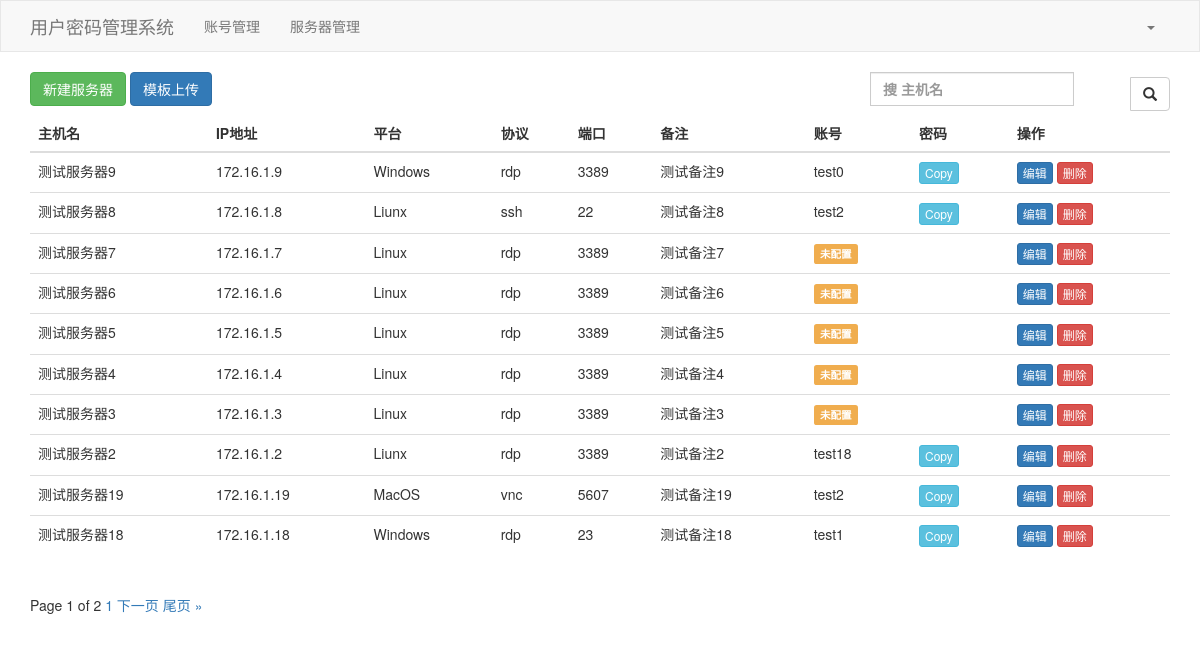
/account/server/ (signed in), run on an earlier commit of the app's database.
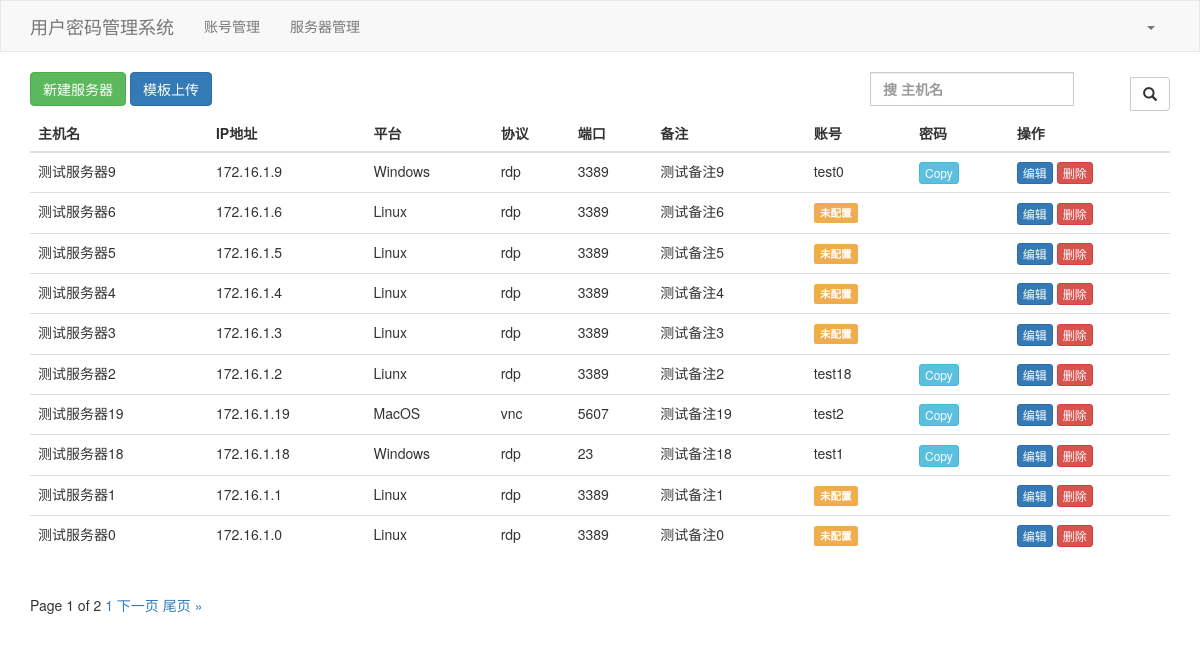
And on a later commit of the database.
### accountStorage/models.py (models this page shows)
class ServerInfo(models.Model):
    hostname = models.CharField(verbose_name="主机名", max_length=32, primary_key=True)
    ipaddress = models.GenericIPAddressField(verbose_name="IP地址")
    platform_choices = (
        ("Liunx", "Liunx"),
        ("Windows", "Windows"),
        ("MacOS", "MacOS"),
        ("Unix", "Unix"),
        ("Other", "Other"),
    )
    platform = models.CharField(verbose_name="平台", max_length=32, choices=platform_choices, default="Linux")
    protocol_choices = (
        ("ssh", "ssh"),
        ("rdp", "rdp"),
        ("telnet", "telnet"),
        ("vnc", "vnc"),
    )
    protocols = models.CharField(verbose_name="协议", max_length=32, choices=protocol_choices, default="ssh")
    port = models.PositiveIntegerField(verbose_name="端口")
    credentials = models.ForeignKey(verbose_name="账户凭证", to=AccountPassword, on_delete=models.SET_NULL, blank=True,
                                    null=True)
    note = models.CharField(verbose_name="备注", max_length=128, blank=True, null=True)

class AccountPassword(models.Model):
    name = models.CharField(verbose_name="名称", max_length=32, primary_key=False)
    username = models.CharField(verbose_name="用户名", max_length=32)
    password = models.CharField(verbose_name="密码", max_length=128)
    note = models.CharField(verbose_name="备注", max_length=128, blank=True, null=True)
    def __str__ (self):
        return self.username

### accountStorage/views/server.py (the view)
# urls.py: path('server/', server.server_list, name='server_list'),
@login_check
def server_list(request):
    data = {}
    search_data = request.GET.get('search', "")
    if search_data:
        data["hostname__contains"] = search_data
    form = ServerModelForm()
    data_list = ServerInfo.objects.filter(**data).order_by("-hostname")
    paginator = Paginator(data_list, 10)
    page_number = request.GET.get('page')
    page_obj = paginator.get_page(page_number)
    keys = ServerInfo._meta.fields
    keys_list = [keys[i].verbose_name for i in range(len(keys))]
    context = {
        "title": "服务器列表",
        "search_data": search_data,
        "key_list": keys_list,
        "data_list": data_list,
        "page_obj": page_obj,
        "form": form,
        "excel_url": "/media/excel/server.xlsx",
    }
    return render(request, 'accountStorage/server.html', context)

### accountStorage/untils/forms.py
class ServerModelForm(BootstrapModelForm):
    class Meta:
        model = ServerInfo
        fields = "__all__"

### accountStorage/untils/auth.py (called while the page is built)
def login_check(func):
    @wraps(func)
    def wrapper(request):
        if not request.session.get('info', None):
            return redirect("accountStorage:login")
        else:
            return func(request)
    return wrapper

### accountStorage/templates/accountStorage/server.html (shortened to what this page needs)
{% extends 'accountStorage/layout.html' %}
{% block content %}
    <button type="button" class="btn btn-success" onclick="AddEvent()">新建服务器</button>
    <button type="button" class="btn btn-primary" data-toggle="modal" onclick="UploadEvent()">模板上传</button>
    <div style="float: right;width: 300px">
        <form method="get">
            <div class="input-group">
                <label>
                    <input type="text" class="form-control" placeholder="搜 主机名" name="search"
                           value="{{ search_data }}"/>
                </label>
                <span class="input-group-btn">
                <button class="btn btn-default" type="submit">
                    <span class="glyphicon glyphicon-search" aria-hidden="true"></span>
                </button>
                </span>
            </div>
        </form>
    </div>
    <div class="bs-example" data-example-id="hoverable-table">
        <table class="table table-hover">
            <thead>
            <tr>
                {% for key in key_list %}
                    {% if key != '账户凭证' %}
                        <th>{{ key }}</th>
                    {% endif %}
                {% endfor %}
                <th>账号</th>
                <th>密码</th>
                <th>操作</th>
            </tr>
            </thead>
            <tbody>
            {% for data in page_obj %}
                <tr>
                    <td>{{ data.hostname }}</td>
                    <td>{{ data.ipaddress }}</td>
                    <td>{{ data.get_platform_display }}</td>
                    <td>{{ data.get_protocols_display }}</td>
                    <td>{{ data.port }}</td>
                    <td>{{ data.note|default_if_none:"" }}</td>
                    <td>
                        {% if data.credentials.username %}
                            {{ data.credentials.username }}
                        {% else %}
                            <span class="label label-warning">未配置</span>
                        {% endif %}
                    </td>
                    <td>
                        {% if data.credentials.password %}
                            <button class="btn btn-info btn-xs" onclick="copyToClip('{{ data.credentials.password }}')">
                                Copy
                            </button>
                        {% endif %}
                    </td>
                    <td>
                        <a class="btn btn-primary btn-xs btn-edit" onclick="editServer('{{ data.hostname }}')">编辑</a>
                        <a class="btn btn-danger btn-xs btn-delete" onclick="DeleteServer('{{ data.hostname }}')">删除</a>
                    </td>
                </tr>
            {% endfor %}
            </tbody>
        </table>
    </div>
    <div class="pagination">
    <span class="step-links">
        <span class="current">
            Page {{ page_obj.number }} of {{ page_obj.paginator.num_pages }}
        </span>
        <a href="?page={{ page_obj.start_index }}&search={{ search_data }}">{{ page_obj.number }}</a>
        {% if page_obj.has_next %}
            <a href="?page={{ page_obj.next_page_number }}&search={{ search_data }}">下一页</a>
            <a href="?page={{ page_obj.paginator.num_pages }}&search={{ search_data }}">尾页 &raquo;</a>
        {% endif %}
    </span>
    </div>
{% endblock %}

What changed in the data, as far as the page shows it:
removed ServerInfo: hostname "测试服务器8", ipaddress "172.16.1.8", platform "Liunx", protocols "ssh", port "22", note "测试备注8", credentials.username "test2"
removed ServerInfo: hostname "测试服务器7", ipaddress "172.16.1.7", platform "Linux", protocols "rdp", port "3389", note "测试备注7", shows "未配置"
now on this page (row unchanged): ServerInfo: hostname "测试服务器1", ipaddress "172.16.1.1", platform "Linux", protocols "rdp", port "3389", note "测试备注1", shows "未配置"
now on this page (row unchanged): ServerInfo: hostname "测试服务器0", ipaddress "172.16.1.0", platform "Linux", protocols "rdp", port "3389", note "测试备注0", shows "未配置"
